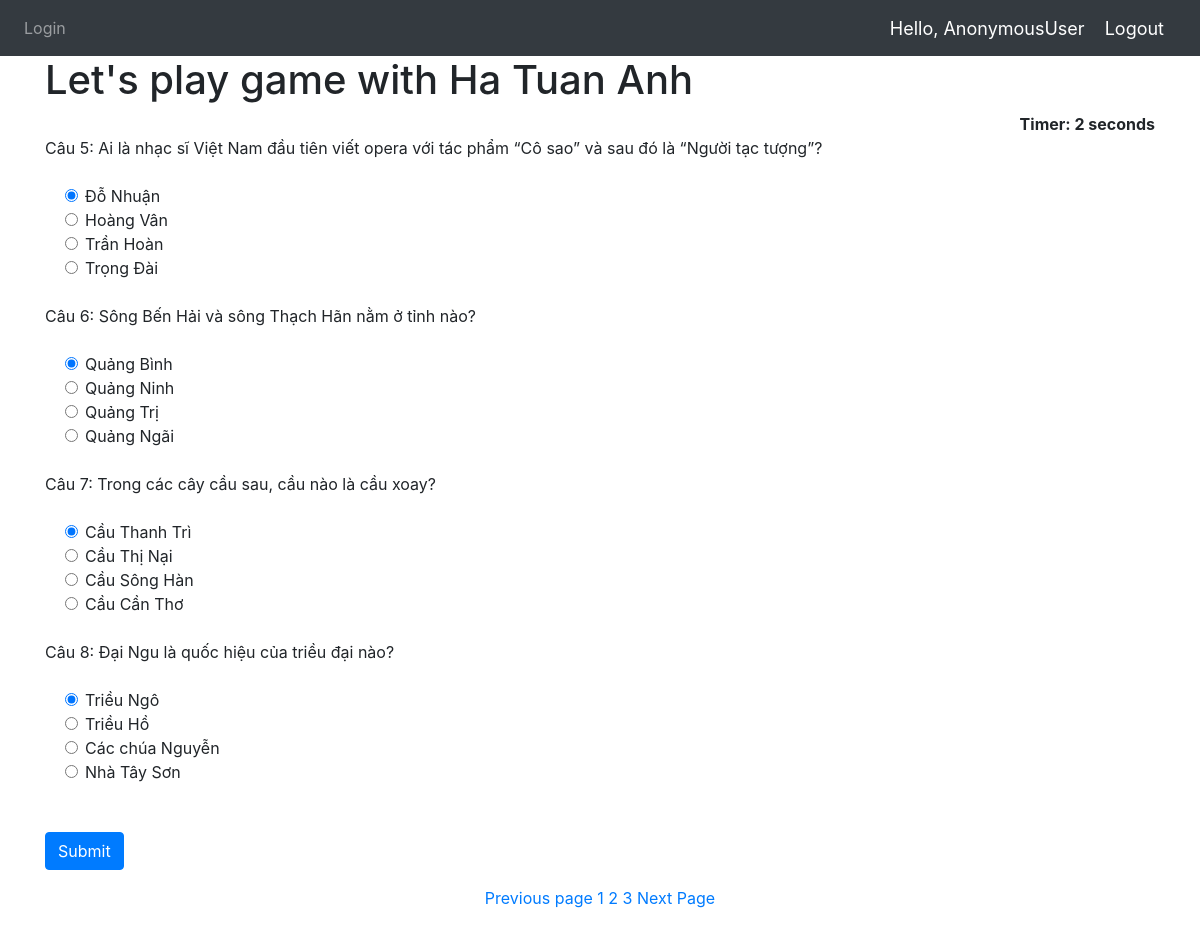
The page /home/?page=2 on the database its author committed.
### Quiz/models.py (models this page shows, shortened)
class QuesModel(models.Model):
    question = models.CharField(max_length=200,null=True)
    op1 = models.CharField(max_length=200,null=True)
    op2 = models.CharField(max_length=200,null=True)
    op3 = models.CharField(max_length=200,null=True)
    op4 = models.CharField(max_length=200,null=True)
    ans = models.CharField(max_length=200,null=True)

### Quiz/views.py (the view)
# urls.py: 2. Add a URL to urlpatterns:  path('', views.home, name='home')
def home(request):
    if request.method == 'POST':
        print(request.POST)
        questions=QuesModel.objects.all()
        score=0
        wrong=0
        correct=0
        total=0
        for q in questions:
            total+=1
            print(request.POST.get(q.question))
            print(q.ans)
            print()
            if q.ans ==  request.POST.get(q.question):
                score+=10
                correct+=1
            else:
                wrong+=1
        percent = score/(total*10) *100
        context = {
            'score':score,
            'time': request.POST.get('timer'),
            'correct':correct,
            'wrong':wrong,
            'percent':percent,
            'total':total
        }
        return render(request,'Quiz/result.html',context)
    else:
        questions=QuesModel.objects.all()
        paginator = Paginator(questions,4)
        pageNumber = request.GET.get('page')
        try:
            questions = paginator.page(pageNumber)
        except PageNotAnInteger:
            questions = paginator.page(1)
        except EmptyPage:
            questions = paginator.page(paginator.num_pages)
        context = {
            'questions':questions
        }
        return render(request,'Quiz/home.html',context)

### Quiz/templates/Quiz/home.html (shortened to what this page needs)
{% extends 'Quiz/dependencies.html' %}
{% block content %}
{% load static %}
<div class="container ">
<h1>Let's play game with Ha Tuan Anh</h1>
<div align="right " id="displaytimer"><b>Timer: 0 seconds</b></div>
 <form method='post' action=''>
    {% for q  in questions%}
    <div class="form-group">
      <label for="question">{{q.question}}</label>
    </div>
    <div class="form-check">
        <div class="form-check">
            <input class="form-check-input" type="radio" name="{{q.question}}" id="gridRadios1" value="option1" checked>
            <label class="form-check-label" for="gridRadios1">
                {{q.op1}}
            </label>
        </div>
        <div class="form-check">
            <input class="form-check-input" type="radio" name="{{q.question}}" id="gridRadios2" value="option2">
            <label class="form-check-label" for="gridRadios2">
                {{q.op2}}
            </label>
        </div>
        <div class="form-check">
            <input class="form-check-input" type="radio" name="{{q.question}}" id="gridRadios1" value="option3">
            <label class="form-check-label" for="gridRadios1">
                {{q.op3}}
            </label>
        </div>
        <div class="form-check">
            <input class="form-check-input" type="radio" name="{{q.question}}" id="gridRadios2" value="option4">
            <label class="form-check-label" for="gridRadios2">
                {{q.op4}}
            </label>
        </div>
        <br>
    </div>
    {% endfor %}
    <br>
    <button type="submit" class="btn btn-primary">Submit</button>
  </form>
</div>
<div class="text_page">
{% if questions.has_previous %}
    <a href="?page={{ questions.previous_page_number }}">Previous page</a>
{% endif %}
{% for num in questions.paginator.page_range %}
    {% if questions.number == num %}
        <a href="?page= {{ num }}">{{ num }}</a>
    {% elif num > questions.number|add:'-3' and num < questions.number|add:'3' %}
        <a href="?page= {{ num }}">{{ num }}</a>
    {% endif %}
{% endfor %}
{% if questions.has_next %}
    <a href="?page= {{ questions.next_page_number }}">Next Page</a>
{% endif %}
</div>
{% endblock %}

### Quiz/templates/Quiz/home.html (style rules this page uses)
.text_page { text-align: center; }

### rows shown on the page
QuesModel: question "Câu 5: Ai là nhạc sĩ Việt Nam đầu tiên viết opera với tác phẩm “Cô sao” và sau đó là “Người tạc tượng”?", op1 "Đỗ Nhuận", op2 "Hoàng Vân", op3 "Trần Hoàn", op4 "Trọng Đài"
QuesModel: question "Câu 6: Sông Bến Hải và sông Thạch Hãn nằm ở tỉnh nào?", op1 "Quảng Bình", op2 "Quảng Ninh", op3 "Quảng Trị", op4 "Quảng Ngãi"
QuesModel: question "Câu 7: Trong các cây cầu sau, cầu nào là cầu xoay?", op1 "Cầu Thanh Trì", op2 "Cầu Thị Nại", op3 "Cầu Sông Hàn", op4 "Cầu Cần Thơ"
QuesModel: question "Câu 8: Đại Ngu là quốc hiệu của triều đại nào?", op1 "Triều Ngô", op2 "Triều Hồ", op3 "Các chúa Nguyễn", op4 "Nhà Tây Sơn"

### other values the page prints
{{ request.user }} "AnonymousUser"
{{ num }} "1" "3"
{{ num }} "2"
